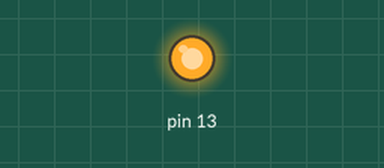
The sketch below on a simulated Arduino Uno, built with avr-gcc and run on an emulated ATmega328P. Parts: output pins drawn as LEDs (lit = HIGH).

Above: at 0.2 s.
At 35.2 s:
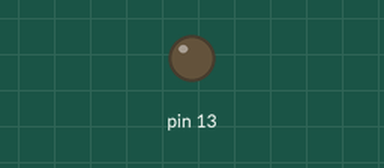
Timing chart, 0 to 36.4 s (numbered marks = the images above):
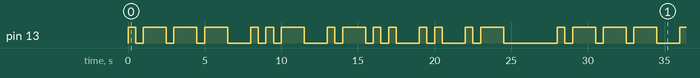

Measured:
- by itself, pin 13: moves between LOW and HIGH, repeating every 28.0 s
- by itself, everything shown: repeats every 28.0 s, in 30 steps

The sketch:

functional_programing_3.ino
```cpp
int dotDuration = 500;

void setup() {
  // put your setup code here, to run once:
  pinMode (13,OUTPUT);
}

void loop() {
  // put your main code here, to run repeatedly:
  morseJ();
  morseU();
  morseL();
  morseI();
  morseA();
  delay(dotDuration*4);
  }

void morseJ() {
morseBlink(1);
morseBlink(3);
morseBlink(3);
morseBlink(3);
delay(dotDuration*2);
}

void morseU() {
morseBlink(1);
morseBlink(1);
morseBlink(3);
delay(dotDuration*2);
}

void morseL() {
morseBlink(1);
morseBlink(3);
morseBlink(1);
morseBlink(1);
delay(dotDuration*2);
}

void morseI() {
morseBlink(1);
morseBlink(1);
delay(dotDuration*2);
}

void morseA () {
morseBlink(1);
morseBlink(3);
delay(dotDuration*2);
}

void morseBlink(int numberofdots) {
digitalWrite(13,1);
delay(dotDuration*numberofdots);
digitalWrite(13,0);
delay(dotDuration);
}
```
